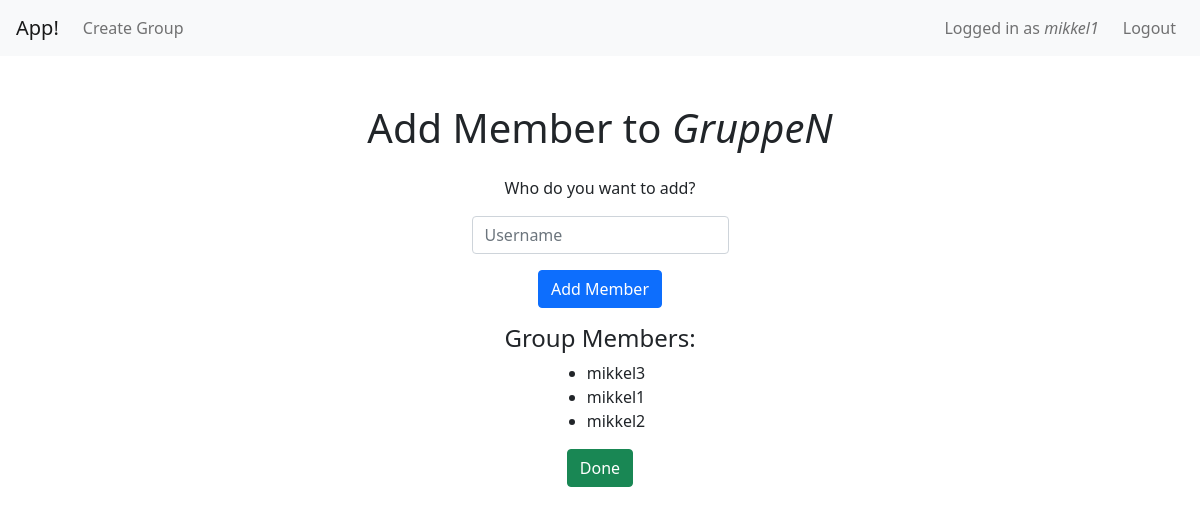
The app's page /add_member?group_id=1 (signed in) with its own data.
### tables this page shows
CREATE TABLE users (
    user_id INTEGER PRIMARY KEY AUTOINCREMENT,
    username TEXT NOT NULL,
    hash TEXT NOT NULL
);

CREATE TABLE groups (
    group_id INTEGER PRIMARY KEY AUTOINCREMENT,
    group_name TEXT NOT NULL,
    last_updated TEXT NOT NULL,
    creator INTEGER NOT NULL,
    FOREIGN KEY(creator) REFERENCES users(user_id)
);

CREATE TABLE group_members (
    group_member_id INTEGER PRIMARY KEY AUTOINCREMENT,
    balance INTEGER NOT NULL DEFAULT 0,
    user_id INTEGER NOT NULL,
    group_id INTEGER NOT NULL,
    FOREIGN KEY(user_id) REFERENCES users(user_id),
    FOREIGN KEY(group_id) REFERENCES groups(group_id)
);

### app.py (the view, shortened to what this page needs)
@app.route("/add_member", methods=["GET", "POST"])
def add_member():
    if session.get("user_id") == None:
        return redirect("/login")
    group_id = request.args.get("group_id")
    if request.method == "GET":
        group = find_group(group_id)
        group_members = get_group_members(group_id)
        return render_template("views/add_member.html", group=group, group_members=group_members)

### helpers.py (called while the page is built)
def get_db_connection():
    connection = sqlite3.connect("database/app.db")
    connection.row_factory = sqlite3.Row
    return connection

def find_group(group_id):
    conn = get_db_connection()
    group = conn.execute("SELECT * FROM groups WHERE group_id = ?", [group_id]).fetchall()[0]
    conn.close()
    return group

def get_group_members(group_id):
    conn = get_db_connection()
    group_members = conn.execute("SELECT * FROM group_members INNER JOIN users ON users.user_id = group_members.user_id WHERE group_members.group_id = ?", [group_id]).fetchall()
    conn.close()
    return group_members

### templates/views/add_member.html (shortened to what this page needs)
{% extends "layout.html" %}
{% block main %}
    <div class="container text-center">
        <h1 class="pb-3">Add Member to <i>{{ group["group_name"] }}</i></h1>
        <p>Who do you want to add?</p>
        <form action="/add_member?group_id={{ group['group_id'] }}" method="post">
            <div class="mb-3">
                <input autocomplete="off" autofocus class="form-control mx-auto w-auto" id="username" name="username" placeholder="Username" type="text">
            </div>
            <div class="">
                <button class="btn btn-primary mb-3" type="submit" name="add_member">Add Member</button>
            </div>
            <div class="container text-center">
                <h4>Group Members:</h4>
                <div class="d-inline-flex text-start">
                    <ul>
                        {% for group_member in group_members %}
                        <li>{{group_member["username"]}}</li>
                        {% endfor %}
                    </ul>
                </div>
            </div>
            <div class="">
                <button class="btn btn-success mb-3" type="submit" name="done">Done</button>
            </div>
        </form>
    </div>
{% endblock %}

### templates/layout.html (shortened to what this page needs)
<!DOCTYPE html>
<html lang="en">
<head>
    <link href="https://cdn.jsdelivr.net/npm/bootstrap@5.1.3/dist/css/bootstrap.min.css" rel="stylesheet">
</head>
<body class="">
    <nav class="navbar navbar-expand-lg navbar-light bg-light ps-3 pe-3">
      <a class="navbar-brand" href="/">App!</a>
      <div class="collapse navbar-collapse" id="navbarSupportedContent">
        {% if session.get("user_id") == None %}
          <ul class="navbar-nav mr-auto">
            <li class="nav-item active">
              <a class="nav-link" href="/login">Login</a>
            </li>
            <li class="nav-item">
              <a class="nav-link" href="/register">Register</a>
            </li>
          </ul>
        {% else %}
          <ul class="navbar-nav me-auto">
            <li class="nav-item">
              <a class="nav-link" href="/create_group">Create Group</a>
            </li>
          </ul>
          <ul class="navbar-nav ms-auto">
            <span class="navbar-text me-3">
              Logged in as <i>{{session["username"]}}</i>
            </span>
            <li class="nav-item">
              <a class="nav-link" href="/logout">Logout</a>
            </li>
          </ul>
        {% endif %}
      </div>
    </nav>
    <main class="container-fluid py-5">
      {% block main %}{% endblock %}
    </main>
</body>
</html>

### records on screen
users: username "mikkel1"
groups: group_name "GruppeN"
group_members: username "mikkel3"
group_members: username "mikkel1"
group_members: username "mikkel2"
